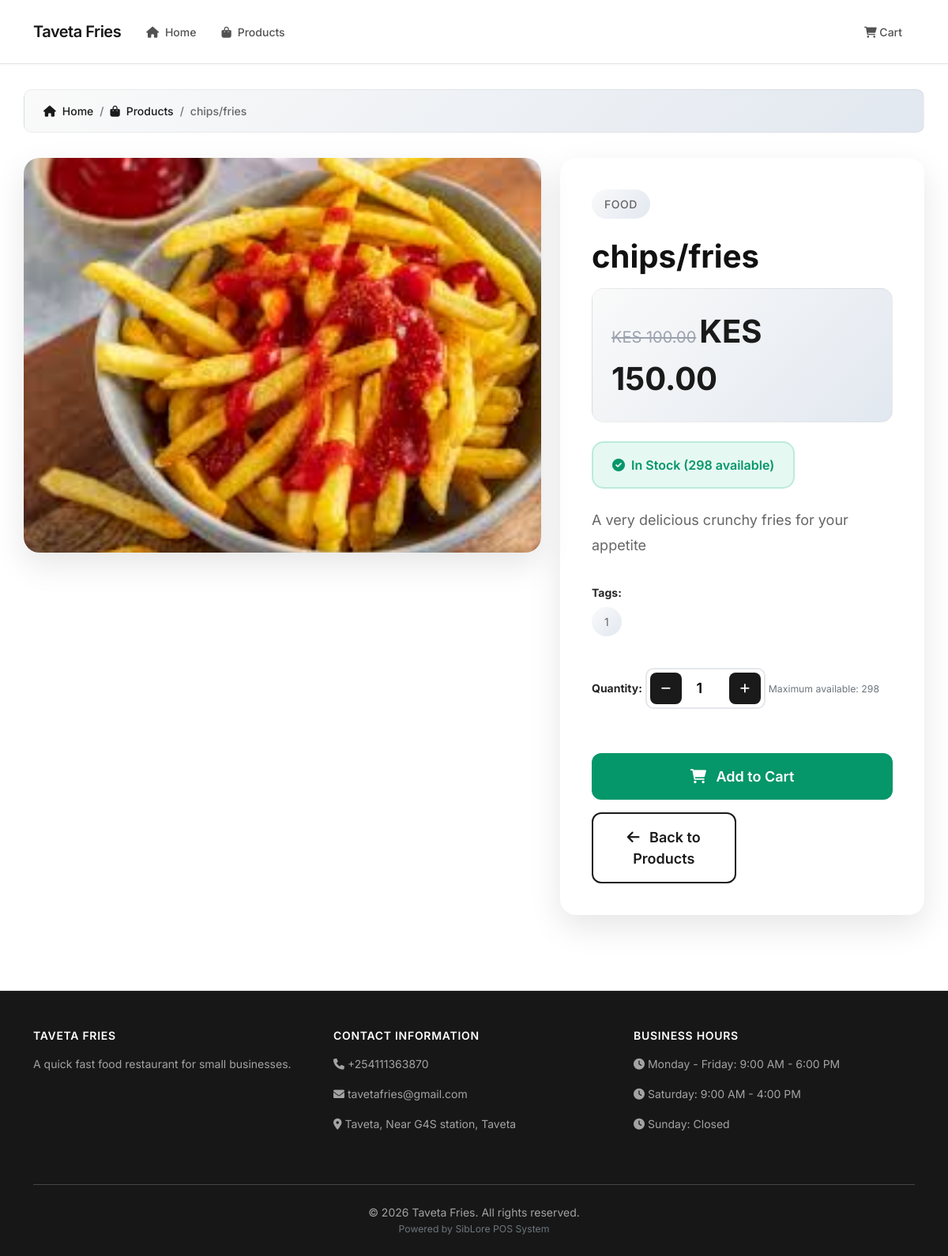
The app's page /shop/sammy/product/2/, older data.
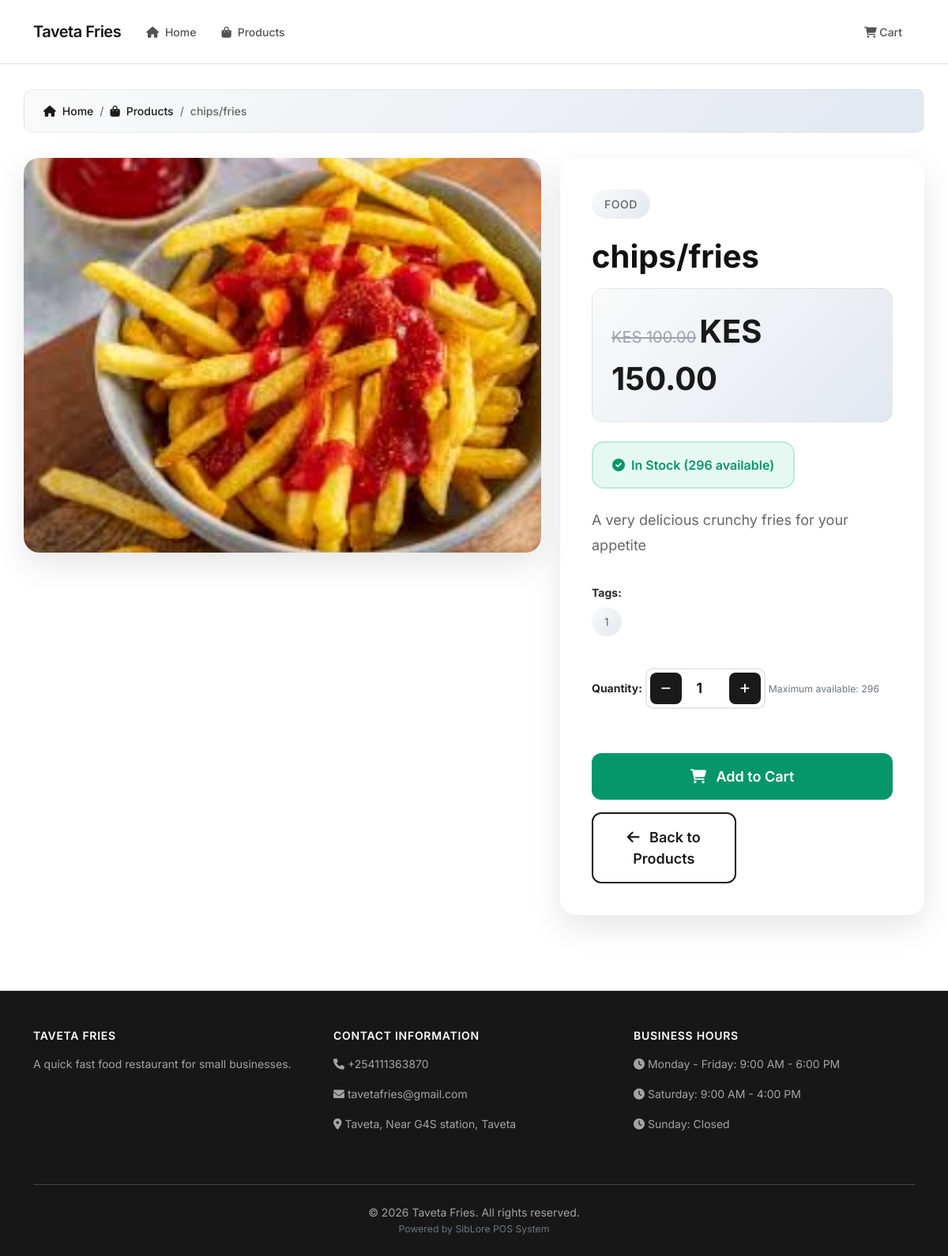
The same page, newer data.
### shop_website/models.py (models this page shows, shortened)
class ShopProduct(models.Model):
    shop_profile = models.ForeignKey(ShopProfile, on_delete=models.CASCADE, related_name='website_products')
    name = models.CharField(max_length=200)
    description = models.TextField()
    price = models.DecimalField(max_digits=10, decimal_places=2, validators=[MinValueValidator(0)])
    original_price = models.DecimalField(max_digits=10, decimal_places=2, null=True, blank=True,
                                       help_text="Original price for discount display")
    image = models.ImageField(upload_to='shop_products/')
    is_featured = models.BooleanField(default=False, help_text="Show on homepage")
    is_available = models.BooleanField(default=True)
    category = models.CharField(max_length=100, help_text="Product category for website display")
    tags = models.CharField(max_length=200, blank=True, help_text="Comma-separated tags")
    stock_quantity = models.IntegerField(default=0, validators=[MinValueValidator(0)])
    created_at = models.DateTimeField(auto_now_add=True)
    updated_at = models.DateTimeField(auto_now=True)
    class Meta:
        verbose_name = "Shop Website Product"
        verbose_name_plural = "Shop Website Products"
        ordering = ['-created_at']
    @property
    def discount_percentage(self):
        if self.original_price and self.original_price > self.price:
            return round(((self.original_price - self.price) / self.original_price) * 100, 1)
        return 0
    @property
    def is_in_stock(self):
        return self.stock_quantity > 0

### shop_website/views.py (the view)
# urls.py: path('shop/<str:username>/product/<int:product_id>/', views.product_detail, name='product_detail'),
def product_detail(request, username, product_id):
    try:
        user_profile = UserProfile.objects.get(user__username=username, role='SHOP_ADMIN')
        shop_profile = get_object_or_404(ShopProfile, user_profile=user_profile, is_website_active=True)
        product = get_object_or_404(ShopProduct, id=product_id, shop_profile=shop_profile)
    except (UserProfile.DoesNotExist, ShopProduct.DoesNotExist):
        raise Http404("Product not found")
    related_products = ShopProduct.objects.filter(
        shop_profile=shop_profile,
        category=product.category,
        is_available=True,
        stock_quantity__gt=0
    ).exclude(id=product.id)[:4]
    cart_id = request.session.get(f'cart_{shop_profile.id}')
    cart = None
    cart_items_count = 0
    if cart_id:
        try:
            cart = Cart.objects.get(cart_id=cart_id)
            cart_items_count = cart.total_items
        except Cart.DoesNotExist:
            pass
    context = {
        'shop_profile': shop_profile,
        'product': product,
        'related_products': related_products,
        'cart': cart,
        'cart_items_count': cart_items_count,
    }
    return render(request, 'shop_website/product_detail.html', context)

### templates/shop_website/product_detail.html (shortened to what the changed rows need)
{% extends 'shop_website/base.html' %}
{% block content %}
<div class="container product-detail-section">
    <nav aria-label="breadcrumb">
        <ol class="breadcrumb breadcrumb-modern">
            <li class="breadcrumb-item">
                <a href="{% url 'shop_website:shop_home' shop_profile.user_profile.user.username %}">
                </a>
            </li>
            <li class="breadcrumb-item">
                <a href="{% url 'shop_website:shop_products' shop_profile.user_profile.user.username %}">
                </a>
            </li>
            <li class="breadcrumb-item active">{{ product.name }}</li>
        </ol>
    </nav>
    <div class="row">
        <div class="col-lg-7">
            <div class="product-image-container">
                <img src="{{ product.image.url }}" class="product-image" alt="{{ product.name }}">
            </div>
        </div>
        <div class="col-lg-5">
            <div class="product-info">
                <div class="product-category">{{ product.category }}</div>
                <h1 class="product-title">{{ product.name }}</h1>
                <div class="price-section">
                    {% if product.original_price %}
                    <div>
                        <span class="original-price">KES {{ product.original_price }}</span>
                        <span class="current-price">KES {{ product.price }}</span>
                    </div>
                    {% else %}
                    <div class="current-price">KES {{ product.price }}</div>
                    {% endif %}
                </div>
                <div class="stock-status-large {% if product.is_in_stock %}in-stock-large{% else %}out-of-stock-large{% endif %}">
                    {% if product.is_in_stock %}
                        <i class="fas fa-check-circle me-2"></i> In Stock ({{ product.stock_quantity }} available)
                    {% else %}
                        <i class="fas fa-times-circle me-2"></i> Out of Stock
                    {% endif %}
                </div>
                <p class="product-description">{{ product.description }}</p>
                {% if product.tags %}
                <div class="product-tags">
                    <strong class="d-block mb-2">Tags:</strong>
                    {% for tag in product.tags.split|slice:":5" %}
                    <span class="tag">{{ tag }}</span>
                    {% endfor %}
                </div>
                {% endif %}
                {% if product.is_in_stock %}
                <form method="post" action="{% url 'shop_website:add_to_cart' shop_profile.user_profile.user.username product.id %}">
                    <div class="mb-4">
                        <label class="form-label fw-bold">Quantity:</label>
                        <div class="quantity-selector">
                            <button type="button" class="quantity-btn" onclick="decrementQuantity()">
                                <i class="fas fa-minus"></i>
                            </button>
                            <input type="number" name="quantity" id="quantity" class="quantity-input" value="1" min="1" max="{{ product.stock_quantity }}">
                            <button type="button" class="quantity-btn" onclick="incrementQuantity()">
                                <i class="fas fa-plus"></i>
                            </button>
                        </div>
                        <small class="text-muted">Maximum available: {{ product.stock_quantity }}</small>
                    </div>
                    <div class="action-buttons">
                        <button type="submit" class="btn btn-add-cart-large">
                            <i class="fas fa-shopping-cart me-2"></i> Add to Cart
                        </button>
                        <a href="{% url 'shop_website:shop_products' shop_profile.user_profile.user.username %}" class="btn btn-back-large">
                            <i class="fas fa-arrow-left me-2"></i> Back to Products
                        </a>
                    </div>
                </form>
                {% endif %}
            </div>
        </div>
    </div>
</div>
{% endblock %}

Row changes from the older to the newer data that the page shows:
changed ShopProduct "chips/fries": stock_quantity "298" → "296"
